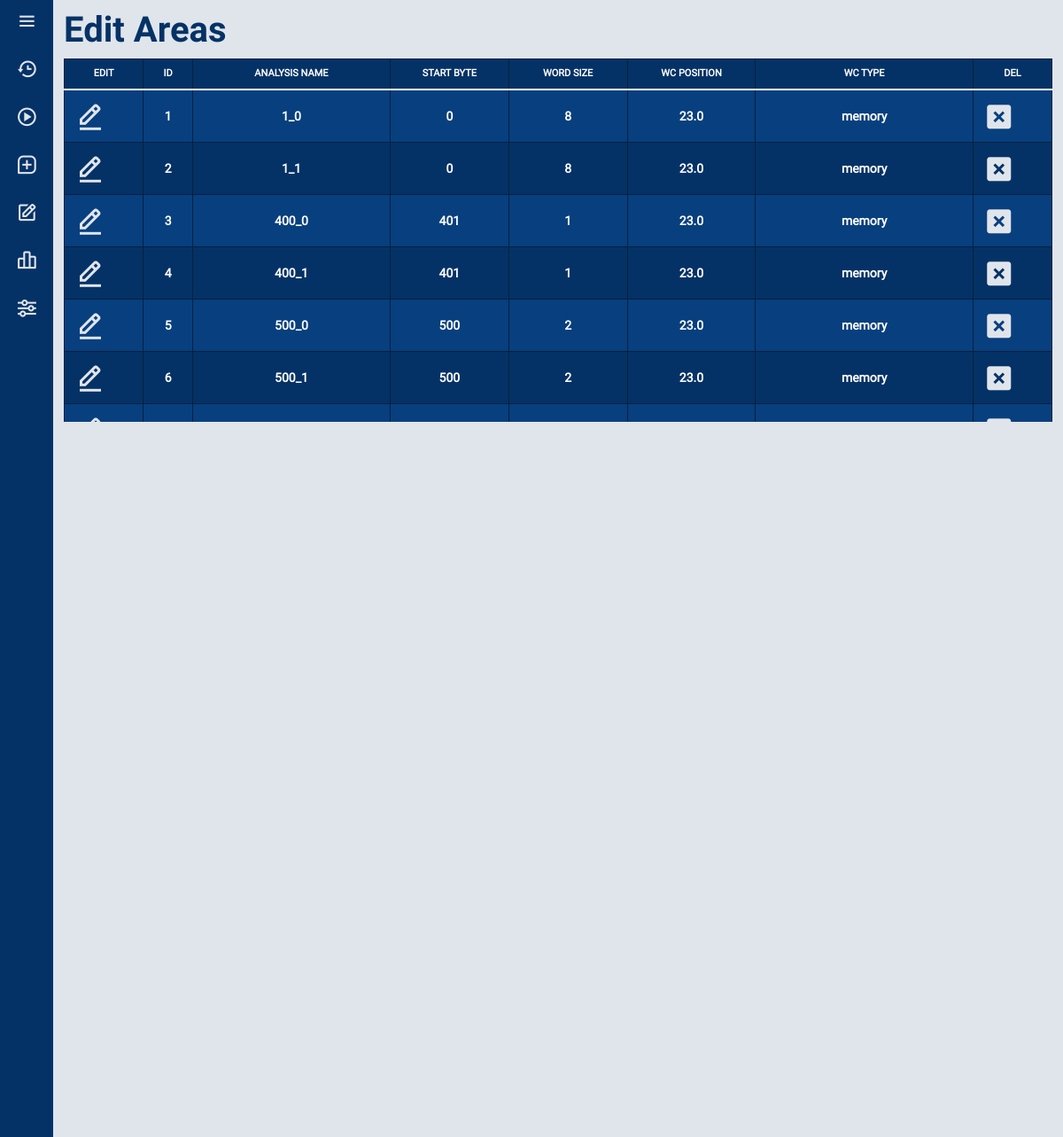
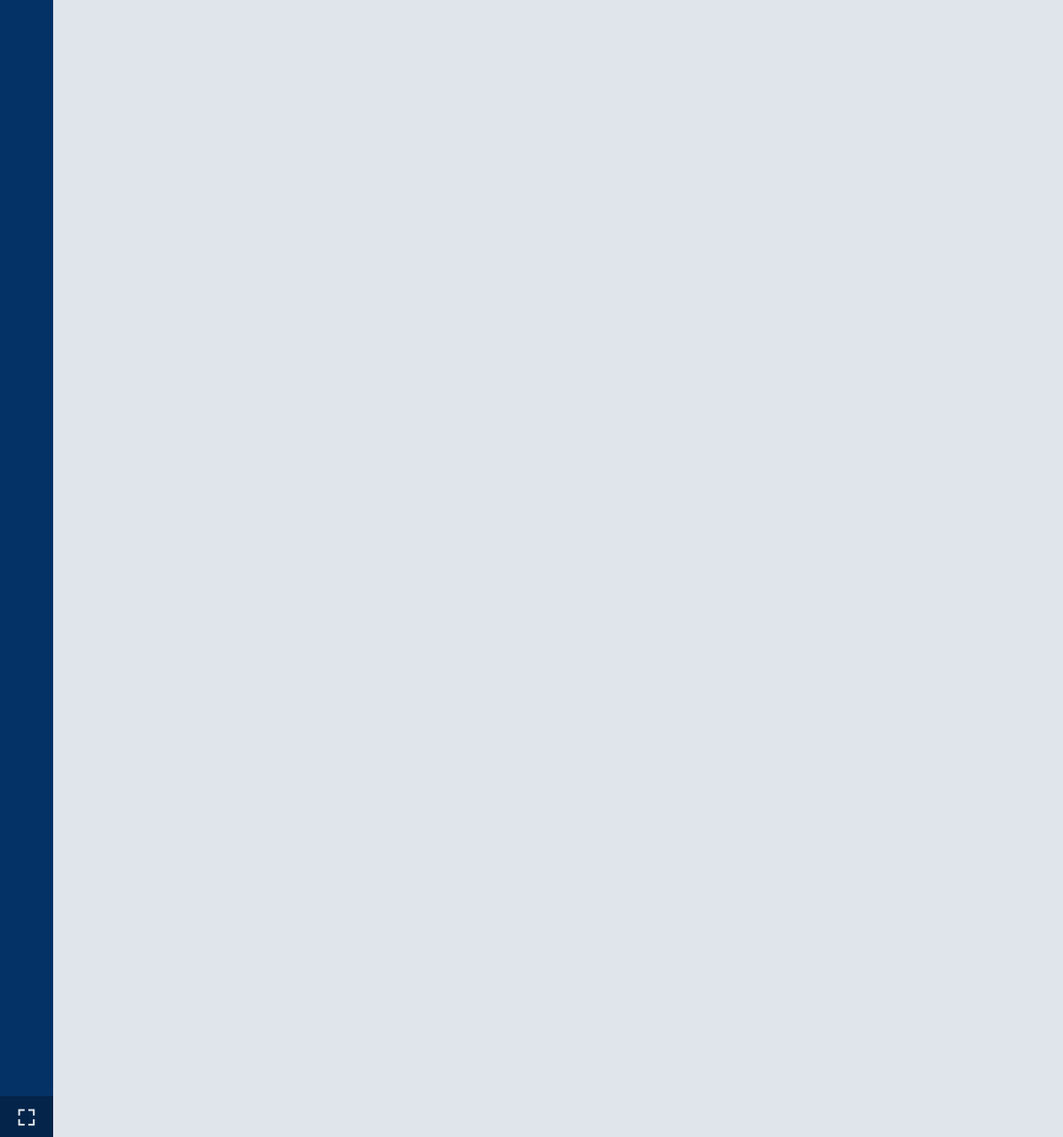
Page /edit on the committed database (2 pictures, top to bottom).
### tables this page shows
CREATE TABLE PARAMETERS(
	ID INTEGER PRIMARY KEY AUTOINCREMENT,
  SILENT_BIT TEXT NOT NULL,
  START_BYTE INTEGER NOT NULL,
  SIZE_WORD INTEGER NOT NULL,
  ANALISYS_NAME TEXT NOT NULL,
  WORK_COMPLETE_TYPE TEXT NOT NULL,
  WORK_COMPLETE_POSITION INTEGER NOT NULL,
  ANALISYS_PATTERN INTEGER NOT NULL,
  WORK_COMPLETE_EXTERNAL_BYTE INTEGER NOT NULL,
  DETECT_FILTER INTEGER NOT NULL);

### interface/app.py (the view)
@server.route("/edit")
def edit():
    db_path, log_path = get_path()
    conn = sqlite3.connect(db_path)
    cur = conn.cursor()
    cur.execute('SELECT * FROM PARAMETERS')
    data = cur.fetchall()
    conn.close()
    return render_template("edit.html", data=data)

### interface/get_functions.py (called while the page is built)
def get_path():
    db_name = None # inicializa a variável db_name como None
    curr_path = get_curr_path()
    print(os.listdir(curr_path))
    for file in os.listdir(curr_path): # percorre os arquivos do diretório local
        if file.endswith(".db"): # verifica se o arquivo termina com .db
            db_name = file # salva o nome do arquivo na variável db_name
            break # interrompe o loop
    db_path = curr_path + str(db_name)
    print(db_path)
    log_path = curr_path + 'logs/alarm.log'
    return db_path, log_path

def get_curr_path():
    curr_path = os.path.dirname (os.path.abspath (__file__))
    curr_path = curr_path.replace('\\', '/')  # Substitui as barras invertidas por barras normais
    curr_path = curr_path.replace('interface', '')
    return curr_path

### interface/templates/edit.html (shortened to what this page needs)
<!DOCTYPE html>
<html lang="en" dir="ltr">
  <head>
  </head>
  <body>
    {% extends "index.html" %}
    {% block content %}
    <link rel="stylesheet" href="{{ url_for('static', filename='css/style_edit.css') }}">
    <body>
      <div class="row justify-content-md">
        <div class="col-auto">
          <h1>Edit Areas</h1>
        </div>
      </div>
    <div class="table-container" id="table-container">
      <table class="table table-dark table-striped table-hover table-bordered">
        <thead id="t_head">
        <tr>
            <th scope="col" style="width:8%;" class="text-center">EDIT</th>
            <th scope="col" style="width: 5%;" class="text-center">ID</th>
            <th scope="col" style="width: 20%;" class="text-center">ANALYSIS NAME</th>
            <th scope="col" style="width: 12%;" class="text-center">START BYTE</th>
            <th scope="col" style="width: 12%;" class="text-center">WORD SIZE</th>
            <th scope="col" style="width: 13%;" class="text-center">WC POSITION</th>
            <th scope="col" style="width: 22%;" class="text-center">WC TYPE</th>
            <th scope="col" style="width: 8%;" class="text-center">DEL</th>
        </tr>
        </thead>
        <tbody class="table-group-divider" id="table-body">
        {% for row in data %}
        <tr class="table-dark">
            <td class="table-dark">
              <div>
                <a href="/editing/{{ row[0] }}/{{ row[4] }}/{{ row[7] }}"><i class='bx bx-edit-alt bx-md edit'></i></a>
              </div>
            </td>
            <td class="table-dark text-center">{{ row[0] }}</td>
            <td class="table-dark text-center">{{ row[4] }}</td>
            <td class="table-dark text-center">{{ row[2] }}</td>
            <td class="table-dark text-center">{{ row[3] }}</td>
            <td class="table-dark text-center">{{ row[8] }}.{{ row[6] }}</td>
            <td class="table-dark text-center">{{ row[5] }}</td>
            <td class="table-dark">
              <div>
                <a href="/delete/{{ row[0] }}" onclick="return confirmDelete();"><i class='bx bxs-x-square bx-md edit'></i></a>
              </div>
            </td>
          </tr>
        {% endfor %}
      </tbody>
      </table>
    </div>
    {% endblock %}

### interface/templates/index.html (shortened to what this page needs)
<!DOCTYPE html>
<html lang="en" dir="ltr">
  <head>
    <link rel="stylesheet" href="{{ url_for('static', filename='bootstrap/css/bootstrap.min.css') }}">
    <link rel="stylesheet" href="{{ url_for('static', filename='boxicons/css/boxicons.min.css') }}">
    <link rel="stylesheet" href="{{ url_for('static', filename='css/sidebar_style.css') }}">
    <link rel="stylesheet" href="{{ url_for('static', filename='css/style.css') }}">
  </head>
  <body>
    <div class="sidebar">
      <div class="logo-details">
        <i class='bx bx-menu bx-sm' id="btn" ></i>
      </div>
      <ul class="nav-list">
        <li>
          <a href="{{ url_for('history') }}">
            <i class='bx bx-history bx-sm'></i>
          </a>
        </li>
        <li>
          <a href="{{ url_for('run') }}">
            <i class='bx bx-play-circle bx-sm' ></i>
          </a>
        </li>
        <li>
          <a href="{{ url_for('add') }}">
            <i class='bx bx-message-square-add bx-sm'></i>
          </a>
        </li>
        <li>
          <a href="{{ url_for('edit') }}">
          <i class='bx bx-edit bx-sm' ></i>
        </a>
      </li>
      <li>
        <a href="{{ url_for('dashboard') }}">
          <i class='bx bx-bar-chart-alt-2 bx-sm'></i>
        </a>
      </li>
      <li>
        <a href="{{ url_for('general_edit') }}">
          <i class='bx bx-slider-alt bx-sm' ></i>
        </a>
      </li>
      <li class="profile">
        <a id="fullscreen-link">
          <div class="profile-details">
            <div class="name_job">
              <div class="name">Full Screen</div>
            </div>
          </div>
          <i class='bx bx-fullscreen bx-sm' id="fullscreen-toggle"></i>
        </a>
      </li>
      </ul>
    </div>
    <section class="home-section">
        <div class="content">
        <header class="header" id="header">
          <div class="container">
            {% block content %}
            {% endblock %}
          </div>
        </header>
      </div>
    </section>
    </body>
</html>

### interface/static/css/sidebar_style.css (style rules this page uses)
* { margin: 0; padding: 0; box-sizing: border-box; font-family: "Roboto Regular", sans-serif; }
.sidebar { position: fixed; left: 0; top: 0; height: 100%; width: 60px; background: #053266; padding: 0px 0px; z-index: 99; transition: all 0.5s ease; }
.sidebar .logo-details { height: 50px; display: flex; align-items: center; position: relative; padding-left: .5rem; padding-right: .5rem; }
.sidebar .logo-details #btn { position: absolute; top: 50%; right: 0; transform: translateY(-50%); font-size: 22px; transition: all 0.4s ease; font-size: 23px; text-align: center; cursor: pointer; transition: all 0.5s ease; padding-right: 9px; }
.sidebar i { color: #e0e5ec; height: 60px; min-width: 50px; font-size: 28px; text-align: center; line-height: 60px; }
.sidebar .nav-list { margin-top: 0px; height: 100%; }
ol, ul { padding-left: .5rem; padding-right: .5rem; }
.sidebar li { position: relative; margin: 4px 0; list-style: none; }
.sidebar li a { display: flex; height: 100%; width: 100%; border-radius: 12px; align-items: center; text-decoration: none; transition: all 0.4s ease; background: #053266; }
.sidebar li a .name { padding-bottom: 5px; }
.sidebar li i { height: 50px; line-height: 50px; font-size: 18px; border-radius: 12px; padding-right: 5px; }
.sidebar li.profile { position: fixed; height: 50px; width: 60px; left: 0; bottom: -8px; padding: 10px 14px; background: #042449; transition: all 0.5s ease; overflow: hidden; }
.sidebar li .profile-details { display: flex; align-items: center; flex-wrap: nowrap; padding-top: 5px; padding-left: 20px; }
.sidebar li.profile .name, .sidebar li.profile .job { font-size: 15px; font-weight: 400; color: #e0e5ec; white-space: nowrap; }
.sidebar .profile #fullscreen-toggle { position: absolute; top: 50%; right: 0; transform: translateY(-50%); background: #042449; width: 100%; height: 60px; line-height: 60px; border-radius: 0px; transition: all 0.5s ease; padding-right: 0; }
.home-section { position: relative; background: #e0e5ec; min-height: 100vh; top: 0; left: 60px; width: calc(100% - 60px); transition: all 0.5s ease; z-index: 2; }

### interface/static/css/style.css (style rules this page uses)
h1 { padding-top: 10px; font-family: 'Roboto Bold', sans-serif; color: #053266; }

### interface/static/css/style_edit.css (style rules this page uses)
table { table-layout:fixed; vertical-align: middle; }
.edit { color: #e0e5ec; vertical-align: middle; padding-left: 3px; }
tr { line-height: 3; }
#table-container { height: 410px; overflow-y: scroll; }
#t_head { position: sticky; top: 0; z-index: 1; font-size: 13px; }
th { line-height: 1.5; font-size: 11px; }
td { font-size: 14px; font-weight: bold; word-wrap:break-word; }

### rows in the picture
PARAMETERS: ID "1", ANALISYS_NAME "1_0", START_BYTE "0", SIZE_WORD "8", WORK_COMPLETE_EXTERNAL_BYTE "23", WORK_COMPLETE_POSITION "0", WORK_COMPLETE_TYPE "memory"
PARAMETERS: ID "2", ANALISYS_NAME "1_1", START_BYTE "0", SIZE_WORD "8", WORK_COMPLETE_EXTERNAL_BYTE "23", WORK_COMPLETE_POSITION "0", WORK_COMPLETE_TYPE "memory"
PARAMETERS: ID "3", ANALISYS_NAME "400_0", START_BYTE "401", SIZE_WORD "1", WORK_COMPLETE_EXTERNAL_BYTE "23", WORK_COMPLETE_POSITION "0", WORK_COMPLETE_TYPE "memory"
PARAMETERS: ID "4", ANALISYS_NAME "400_1", START_BYTE "401", SIZE_WORD "1", WORK_COMPLETE_EXTERNAL_BYTE "23", WORK_COMPLETE_POSITION "0", WORK_COMPLETE_TYPE "memory"
PARAMETERS: ID "5", ANALISYS_NAME "500_0", START_BYTE "500", SIZE_WORD "2", WORK_COMPLETE_EXTERNAL_BYTE "23", WORK_COMPLETE_POSITION "0", WORK_COMPLETE_TYPE "memory"
PARAMETERS: ID "6", ANALISYS_NAME "500_1", START_BYTE "500", SIZE_WORD "2", WORK_COMPLETE_EXTERNAL_BYTE "23", WORK_COMPLETE_POSITION "0", WORK_COMPLETE_TYPE "memory"
